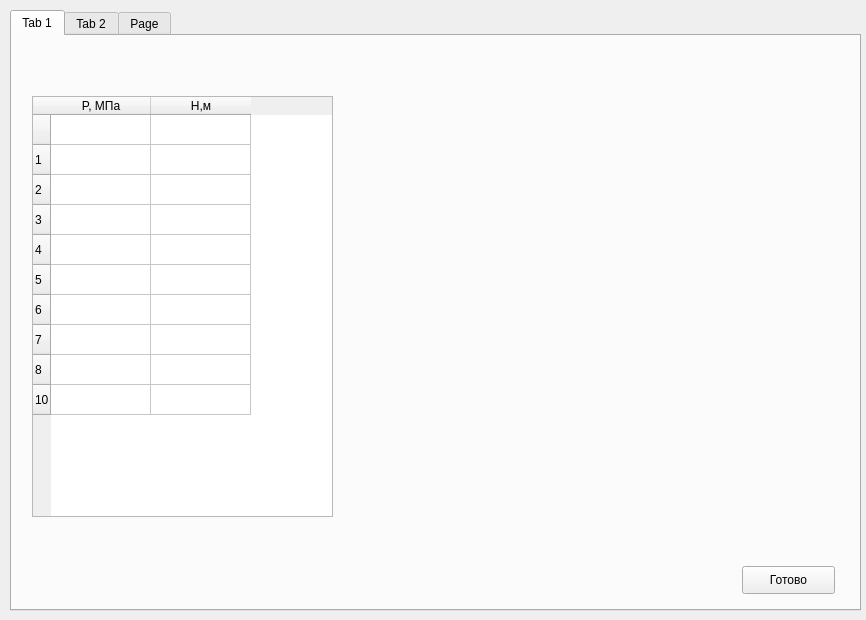
<?xml version="1.0" encoding="UTF-8"?>
<ui version="4.0">
 <class>MainWindow</class>
 <widget class="QMainWindow" name="MainWindow">
  <property name="geometry">
   <rect>
    <x>0</x>
    <y>0</y>
    <width>866</width>
    <height>620</height>
   </rect>
  </property>
  <property name="windowTitle">
   <string>MainWindow</string>
  </property>
  <widget class="QWidget" name="centralwidget">
   <widget class="QTabWidget" name="tabWidget">
    <property name="geometry">
     <rect>
      <x>10</x>
      <y>10</y>
      <width>851</width>
      <height>601</height>
     </rect>
    </property>
    <property name="currentIndex">
     <number>0</number>
    </property>
    <widget class="QWidget" name="tab">
     <attribute name="title">
      <string>Tab 1</string>
     </attribute>
     <widget class="QTableWidget" name="tableWidget">
      <property name="geometry">
       <rect>
        <x>20</x>
        <y>60</y>
        <width>301</width>
        <height>421</height>
       </rect>
      </property>
      <row>
       <property name="text">
        <string/>
       </property>
      </row>
      <row>
       <property name="text">
        <string>1</string>
       </property>
      </row>
      <row>
       <property name="text">
        <string>2</string>
       </property>
      </row>
      <row>
       <property name="text">
        <string>3</string>
       </property>
      </row>
      <row>
       <property name="text">
        <string>4</string>
       </property>
      </row>
      <row>
       <property name="text">
        <string>5</string>
       </property>
      </row>
      <row>
       <property name="text">
        <string>6</string>
       </property>
      </row>
      <row>
       <property name="text">
        <string>7</string>
       </property>
      </row>
      <row>
       <property name="text">
        <string>8</string>
       </property>
      </row>
      <row>
       <property name="text">
        <string>10</string>
       </property>
      </row>
      <column>
       <property name="text">
        <string>P, МПа</string>
       </property>
      </column>
      <column>
       <property name="text">
        <string>H,м</string>
       </property>
      </column>
     </widget>
     <widget class="QPushButton" name="pushButton">
      <property name="geometry">
       <rect>
        <x>730</x>
        <y>530</y>
        <width>93</width>
        <height>28</height>
       </rect>
      </property>
      <property name="text">
       <string>Готово</string>
      </property>
     </widget>
    </widget>
    <widget class="QWidget" name="tab_2">
     <attribute name="title">
      <string>Tab 2</string>
     </attribute>
    </widget>
    <widget class="QWidget" name="tab_3">
     <attribute name="title">
      <string>Page</string>
     </attribute>
    </widget>
   </widget>
  </widget>
 </widget>
 <resources/>
 <connections/>
</ui>
